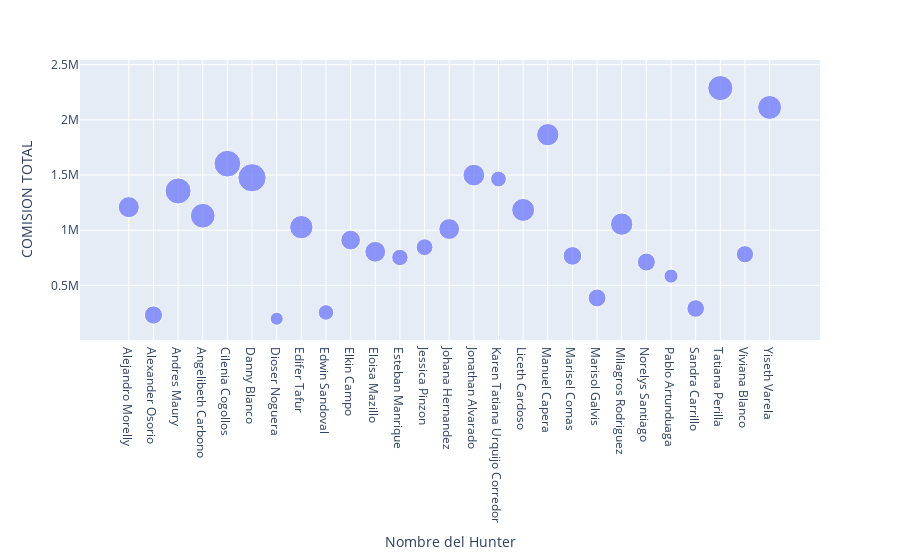

Notebook source saved alongside this figure:
### Markdown cell above
Teniendo en cuenta lo anterior, podemos acercar la situación con la relación entre la COMISION TOTAL y la cantidad de ordenes para cada una de los hunters

### Code cell
import plotly.express as px
fig_burb=px.scatter(df_hunt_total, x='Nombre del Hunter', y='COMISION TOTAL', size='Cantidad de Ordenes')
fig_burb.show()

### Figure 1 — Plotly figure (JSON) as saved in the notebook; plotly's stock layout.template omitted (floating-point values rounded to 4 significant figures)
{"data": [{"hovertemplate": "Nombre del Hunter=%{x}<br>COMISION TOTAL=%{y}<br>Cantidad de Ordenes=%{marker.size}<extra></extra>", "legendgroup": "", "marker": {"color": "#636efa", "size": [180, 134, 275, 248, 290, 323, 69, 221, 98, 158, 175, 110, 115, 176, 192, 101, 214, 201, 141, 130, 203, 132, 80, 126, 256, 121, 232], "sizemode": "area", "sizeref": 0.8075, "symbol": "circle"}, "mode": "markers", "name": "", "orientation": "v", "showlegend": false, "type": "scatter", "x": ["Alejandro Morelly", "Alexander Osorio", "Andres Maury", "Angelibeth Carbono", "Cilenia Cogollos", "Danny Blanco", "Dioser Noguera", "Edifer Tafur", "Edwin Sandoval", "Elkin Campo", "Eloisa Mazillo", "Esteban Manrique", "Jessica Pinzon", "Johana Hernandez", "Jonathan Alvarado", "Karen Tatiana Urquijo Corredor", "Liceth Cardoso", "Manuel Capera", "Marisel Comas", "Marisol Galvis", "Milagros Rodriguez", "Norelys Santiago", "Pablo Artunduaga", "Sandra Carrillo", "Tatiana Perilla", "Viviana Blanco", "Yiseth Varela"], "xaxis": "x", "y": [1209000.0, 232000.0, 1356000.0, 1132000.0, 1603000.0, 1476000.0, 198600.0, 1028000.0, 255300.0, 910600.0, 804900.0, 753200.0, 846300.0, 1011000.0, 1500000.0, 1464000.0, 1184000.0, 1866000.0, 767400.0, 386900.0, 1055000.0, 711600.0, 584500.0, 291200.0, 2288000.0, 782500.0, 2112000.0], "yaxis": "y"}], "layout": {"autosize": true, "legend": {"itemsizing": "constant", "tracegroupgap": 0}, "margin": {"t": 60}, "xaxis": {"anchor": "y", "autorange": true, "domain": [0, 1], "range": [-1.956, 28.02], "title": {"text": "Nombre del Hunter"}, "type": "category"}, "yaxis": {"anchor": "x", "autorange": true, "domain": [0, 1], "range": [-328400.0, 2999000.0], "title": {"text": "COMISION TOTAL"}, "type": "linear"}}}
